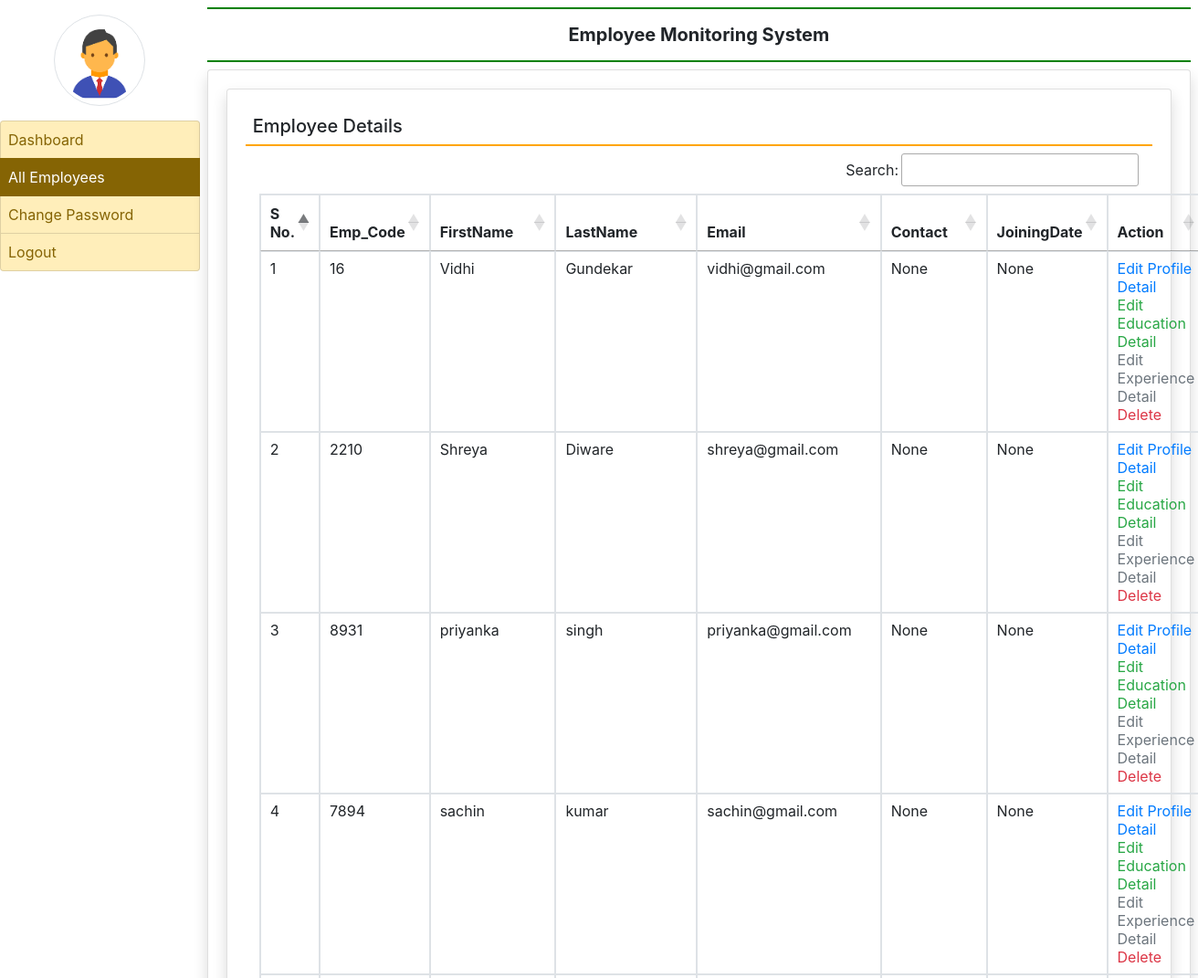
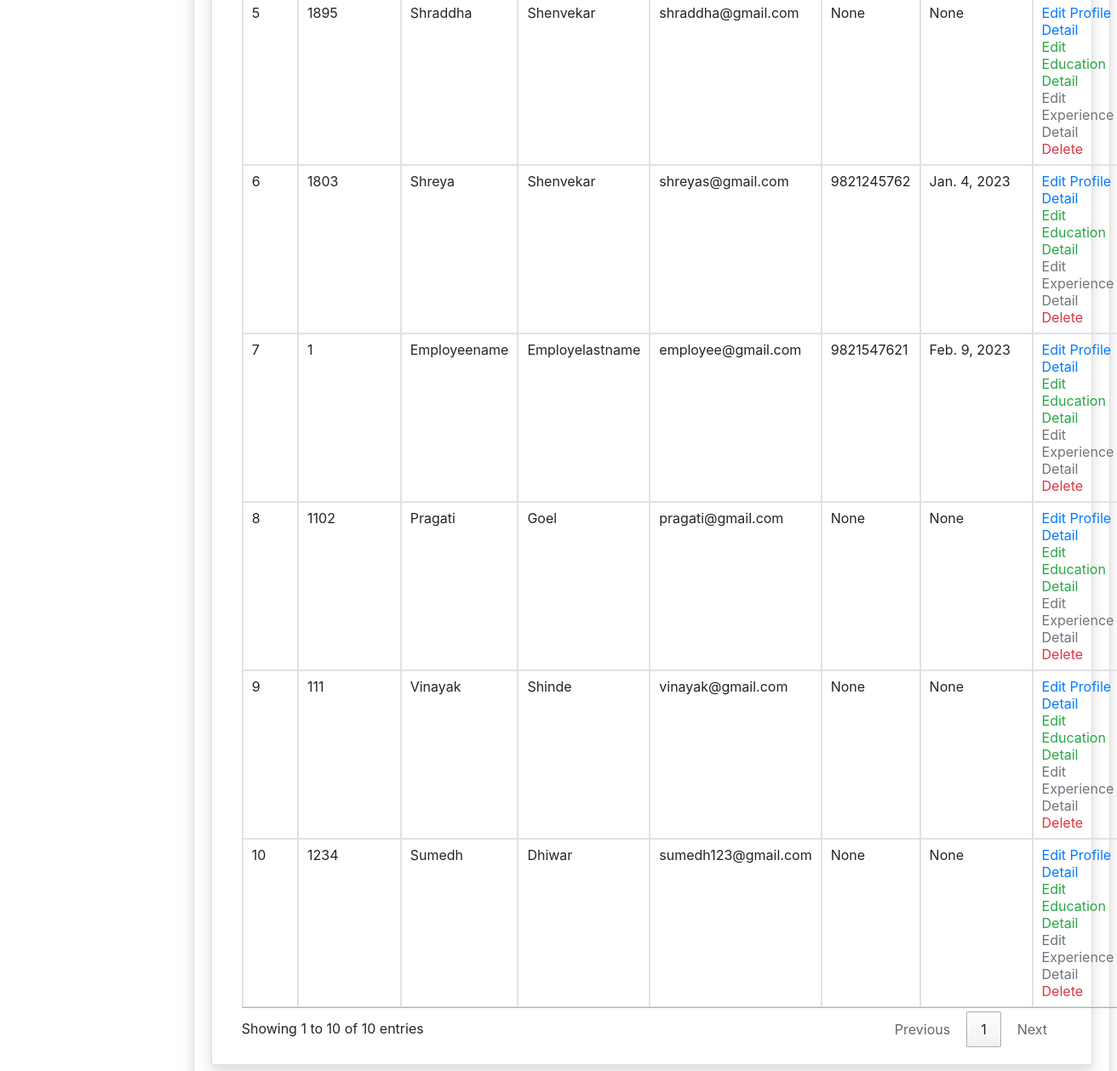
The page /all_employee (signed in) on the database its author committed (2 pictures, top to bottom).
### employee/models.py (models this page shows, shortened)
class EmployeeDetail(models.Model):
    user = models.ForeignKey(User,on_delete=models.CASCADE)
    empcode = models.CharField(max_length=50)
    empdept = models.CharField(max_length=50,null=True)
    designation = models.CharField(max_length=100,null=True)
    contact = models.CharField(max_length=15,null=True)
    gender = models.CharField(max_length=50,null=True)
    joiningdate = models.DateField(null=True)

### employee/views.py (the view)
# urls.py: path('all_employee', all_employee, name='all_employee'),
def all_employee(request):
    if not request.user.is_authenticated:
        return redirect('admin_login')
    employee = EmployeeDetail.objects.all()
    return render(request, 'all_employee.html',locals())

### employee/templates/all_employee.html
{% extends 'admin_base.html' %}
{% block main  %}
<div class="card shadow">
    <div class="card-body">
        <h5 class="p-2" style="border-bottom: 2px solid orange;">Employee Details</h5>
<div class="container-fluid">
        <table class="table table-bordered table-sm" id="example">
            <thead>
                <tr>
                    <th>S No.</th>
                    <th>Emp_Code</th>
                    <th>FirstName</th>
                    <th>LastName</th>
                    <th>Email</th>
                    <th>Contact</th>
                    <th>JoiningDate</th>
                    <th>Action</th>
                </tr>
            </thead>
            <tbody>
                {% for i in employee %}
                <tr>
                    <td>{{forloop.counter}}</td>
                    <td>{{i.empcode}}</td>
                    <td>{{i.user.first_name}}</td>
                    <td>{{i.user.last_name}}</td>
                    <td>{{i.user.username}}</td>
                    <td>{{i.contact}}</td>
                    <td>{{i.joiningdate}}</td>
                    <td><a href="{% url 'edit_profile' i.id %}" class="text-primary">Edit Profile Detail</a>
                        <br><a href="{% url 'edit_education' i.user.id %}" class="text-success">Edit Education Detail</a>
                        <br><a href="{% url 'edit_experience' i.user.id %}" class="text-secondary">Edit Experience Detail</a>
                        <br><a href="{% url 'delete_employee' i.user.id %}" class="text-danger" onclick="return confirm('Are You Sure?')">Delete</a>
                        </td>
                </tr>
                {% endfor %}
            </tbody>
        </table>
</div>
</div>
</div>
{% endblock %}

### employee/templates/admin_base.html (shortened to what this page needs)
{%load static %}
<html>
    <head>
        <link rel="stylesheet" href="https://maxcdn.bootstrapcdn.com/bootstrap/4.4.1/css/bootstrap.min.css">
  <link rel="stylesheet" href="https://use.fontawesome.com/releases/v5.7.0/css/all.css">
<link rel="stylesheet" href="https://cdn.datatables.net/1.10.20/css/jquery.dataTables.min.css">
<link rel="stylesheet" href="https://cdn.datatables.net/buttons/1.6.1/css/buttons.dataTables.min.css">
    </head>
    <body>
        <div class="container-fluid">
            <div class="row">
                <div class="col-sm-2 p-0">
                    <center><img src="{% static 'images/admin-logo.png'%}" width = "100" height="100" class="img-thumbnail rounded-circle my-3"></center>
                    <div class="list-group">
                        <a href="{% url 'admin_home' %}" class="list-group-item list-group-item-warning list-group-item-action {% if request.path == '/admin_home' %}active{% endif %}">Dashboard</a>
                        <a href="{% url 'all_employee' %}" class="list-group-item list-group-item-warning list-group-item-action {% if request.path == '/all_employee' %}active{% endif %}">All Employees</a>
                        <a href="{% url 'change_passwordadmin' %}" class="list-group-item list-group-item-warning list-group-item-action {% if request.path == '/change_passwordadmin' %}active{% endif %}">Change Password</a>
                        <a href="/logout" class="list-group-item list-group-item-warning list-group-item-action">Logout</a>
                    </div>
                </div>
                <div class="col-sm-10 p-0">
                    <div class="container-fluid p-2">
                        <h5 class="p-3 text-center font-weight-bold" style="border-bottom: 2px solid green;border-top: 2px solid green;">Employee Monitoring System</h5>
                        <div class="card shadow" style="min-height: 89vh;">
                            <div class="card-body">
                                {% block main %}
                                {% endblock %}
                            </div>
                        </div>
                    </div>
                </div>
            </div>
        </div>
    </body>
</html>

### employee/templates/admin_base.html (style rules this page uses)
.list-group-item { padding:8px !important; }

### rows shown on the page
EmployeeDetail: empcode "16", user.first_name "Vidhi", user.last_name "Gundekar", user.username "vidhi@gmail.com", contact "None", joiningdate "None"
EmployeeDetail: empcode "2210", user.first_name "Shreya", user.last_name "Diware", user.username "shreya@gmail.com", contact "None", joiningdate "None"
EmployeeDetail: empcode "8931", user.first_name "priyanka", user.last_name "singh", user.username "priyanka@gmail.com", contact "None", joiningdate "None"
EmployeeDetail: empcode "7894", user.first_name "sachin", user.last_name "kumar", user.username "sachin@gmail.com", contact "None", joiningdate "None"
EmployeeDetail: empcode "1895", user.first_name "Shraddha", user.last_name "Shenvekar", user.username "shraddha@gmail.com", contact "None", joiningdate "None"
EmployeeDetail: empcode "1803", user.first_name "Shreya", user.last_name "Shenvekar", user.username "shreyas@gmail.com", contact "9821245762", joiningdate "Jan. 4, 2023"
EmployeeDetail: empcode "1", user.first_name "Employeename", user.last_name "Employelastname", user.username "employee@gmail.com", contact "9821547621", joiningdate "Feb. 9, 2023"
EmployeeDetail: empcode "1102", user.first_name "Pragati", user.last_name "Goel", user.username "pragati@gmail.com", contact "None", joiningdate "None"
EmployeeDetail: empcode "111", user.first_name "Vinayak", user.last_name "Shinde", user.username "vinayak@gmail.com", contact "None", joiningdate "None"
EmployeeDetail: empcode "1234", user.first_name "Sumedh", user.last_name "Dhiwar", user.username "sumedh123@gmail.com", contact "None", joiningdate "None"
